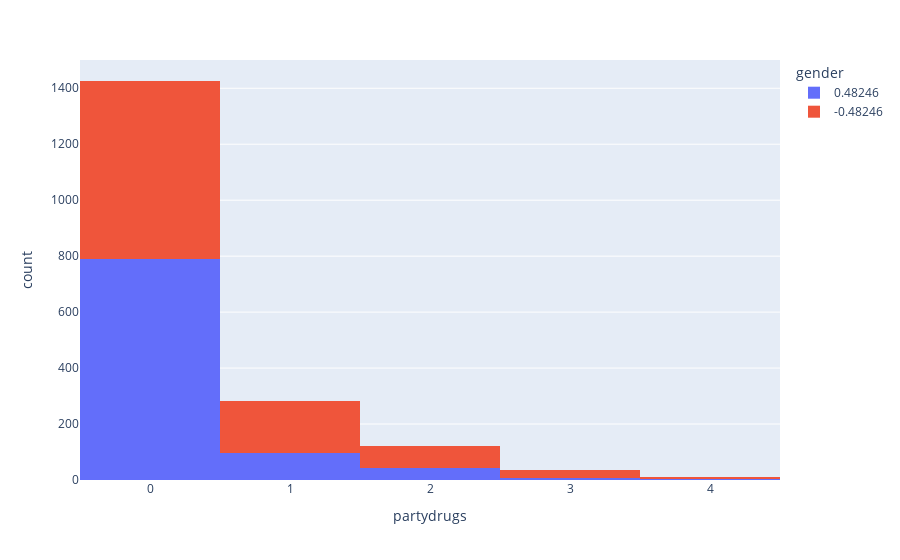

The notebook cell saved with this chart:
### Code cell
partydrugs_hist = px.histogram(drugs, x = "partydrugs", color='gender')
partydrugs_hist.show()

### Figure 1 — Plotly figure (JSON) as saved in the notebook; plotly's stock layout.template omitted (floating-point values rounded to 4 significant figures; data arrays with more than 128 entries replaced by an {"elided": "..."} marker saying what was removed)
{"data": [{"alignmentgroup": "True", "bingroup": "x", "hovertemplate": "gender=0.48246<br>partydrugs=%{x}<br>count=%{y}<extra></extra>", "legendgroup": "0.48246", "marker": {"color": "#636efa"}, "name": "0.48246", "offsetgroup": "0.48246", "orientation": "v", "showlegend": true, "type": "histogram", "x": {"elided": "937 int values"}, "xaxis": "x", "yaxis": "y"}, {"alignmentgroup": "True", "bingroup": "x", "hovertemplate": "gender=-0.48246<br>partydrugs=%{x}<br>count=%{y}<extra></extra>", "legendgroup": "-0.48246", "marker": {"color": "#EF553B"}, "name": "-0.48246", "offsetgroup": "-0.48246", "orientation": "v", "showlegend": true, "type": "histogram", "x": {"elided": "940 int values"}, "xaxis": "x", "yaxis": "y"}], "layout": {"autosize": true, "barmode": "relative", "legend": {"title": {"text": "gender"}, "tracegroupgap": 0}, "margin": {"t": 60}, "xaxis": {"anchor": "y", "autorange": true, "domain": [0, 1], "range": [-0.5, 4.5], "title": {"text": "partydrugs"}, "type": "linear"}, "yaxis": {"anchor": "x", "autorange": true, "domain": [0, 1], "range": [0, 1501.0], "title": {"text": "count"}}}}
